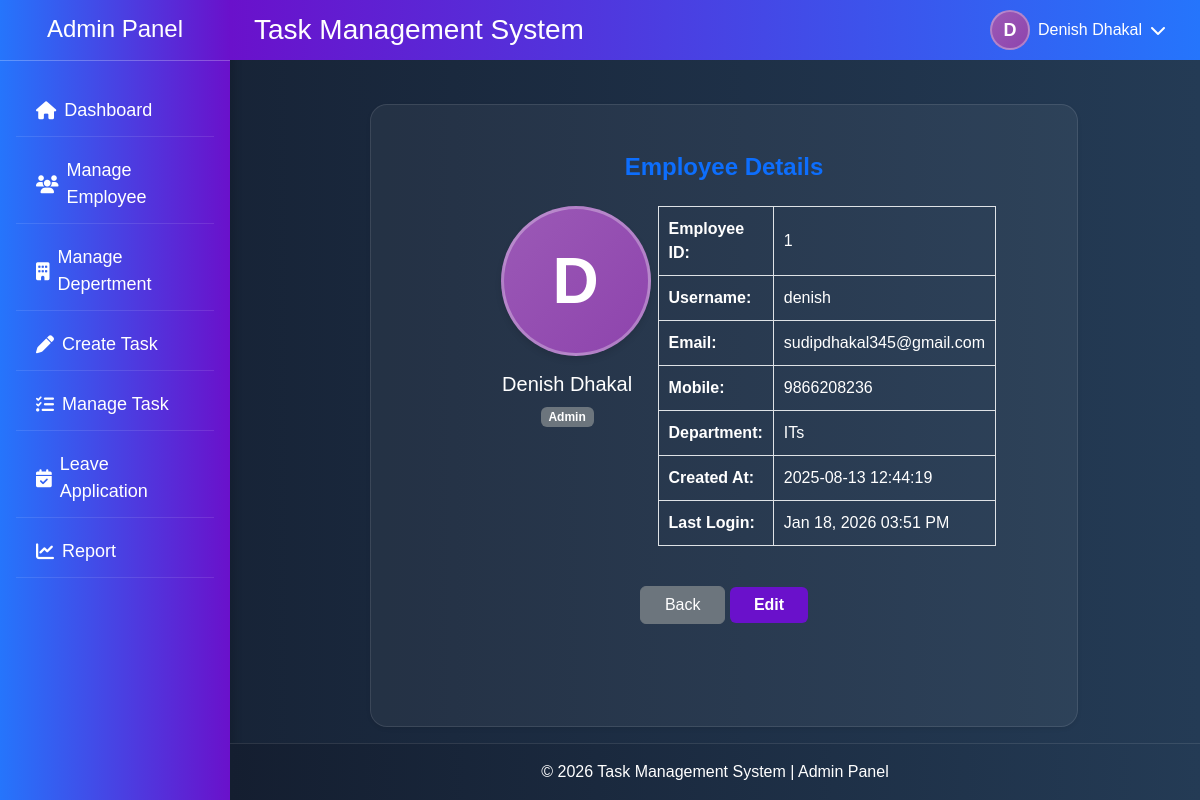
Page /admin/employee/view_employee.php?id=1 (signed in) on the committed database.
### tables this page shows
CREATE TABLE `users` (
  `users_id` int(11) NOT NULL,
  `profile_photo` varchar(255) DEFAULT 'default.png',
  `fullname` varchar(100) DEFAULT NULL,
  `username` varchar(100) DEFAULT NULL,
  `email` varchar(100) DEFAULT NULL,
  `mobile` varchar(15) DEFAULT NULL,
  `password` varchar(255) DEFAULT NULL,
  `role` enum('admin','staff') NOT NULL DEFAULT 'staff',
  `created_at` datetime DEFAULT NULL,
  `last_login` datetime DEFAULT NULL
);

CREATE TABLE `department` (
  `department_id` int(11) NOT NULL,
  `department_name` varchar(100) DEFAULT NULL
);

### admin/employee/view_employee.php (the view, shortened to what this page needs)
<?php
if (isset($_GET['id'])) {
    $user_id = intval($_GET['id']);
    $query = "
        SELECT u.*, d.department_name
        FROM users u
        LEFT JOIN employee_department ed ON u.users_id = ed.users_id
        LEFT JOIN department d ON ed.department_id = d.department_id
        WHERE u.users_id = $user_id
        LIMIT 1
    ";
    $result = mysqli_query($conn, $query);
    if ($result && mysqli_num_rows($result) > 0) {
        $employee = mysqli_fetch_assoc($result);
    } else {
        echo "<div class='alert alert-danger text-center'>Employee not found.</div>";
        exit;
    }
} else {
    echo "<div class='alert alert-danger text-center'>Invalid request.</div>";
    exit;
}
?>
<div class="container-fluid py-5 card employee_view">
  <div class="row justify-content-center">
    <div class="col-md-8">
      <h4 class="text-center mb-4 text-primary fw-bold">Employee Details</h4>
      <div class="row mb-4">
        <div class="col-md-4 text-center">
          <?php
          $firstLetter = !empty($employee['fullname']) ? strtoupper(substr(trim($employee['fullname']), 0, 1)) : '?';
          ?>
          <div class="employee-avatar">
            <?php echo htmlspecialchars($firstLetter); ?>
          </div>
          <h5 class="mt-3"><?php echo $employee['fullname']; ?></h5>
          <span class="badge bg-secondary"><?php echo ucfirst($employee['role']); ?></span>
        </div>
        <div class="col-md-8">
          <table class="table table-bordered employee-table">
            <tr><th class="w-25">Employee ID:</th><td><?php echo $employee['users_id']; ?></td></tr>
            <tr><th>Username:</th><td><?php echo $employee['username']; ?></td></tr>
            <tr><th>Email:</th><td><?php echo $employee['email']; ?></td></tr>
            <tr><th>Mobile:</th><td><?php echo $employee['mobile']; ?></td></tr>
            <tr><th>Department:</th><td><?php echo $employee['department_name'] ?? 'N/A'; ?></td></tr>
            <tr><th>Created At:</th><td><?php echo $employee['created_at']; ?></td></tr>
            <tr><th>Last Login:</th>
                <td>
                    <?php
                    if (!empty($employee['last_login']) && $employee['last_login'] != '0000-00-00 00:00:00') {
                        echo date('M j, Y h:i A', strtotime($employee['last_login']));
                    } else {
                        echo '<span class="text-muted">Never</span>';
                    }
                    ?>
                </td>
            </tr>
          </table>
        </div>
      </div>
      <div class="text-center">
        <a href="manage_employee.php" class="btn btn-secondary px-4">Back</a>
        <a href="edit_employee.php?id=<?php echo $employee['users_id']; ?>" class="btn btn-primary px-4">Edit</a>
      </div>
    </div>
  </div>
</div>

### assets/css/style.css (style rules this page uses)
html, body { height: 100%; margin: 0; padding: 0; }
body { display: flex; flex-direction: column; min-height: 100vh; padding: 0; font-family: Arial, sans-serif; background: linear-gradient(to right, #141e30, #243b55); color: white; position: relative; }
.btn-primary { background-color: #6a11cb; border: none; font-weight: bold; }
.card { background: rgba(255, 255, 255, 0.05) !important; border: 1px solid rgba(255, 255, 255, 0.1); box-shadow: 0 4px 20px rgba(0, 0, 0, 0.2); border-radius: 17px; color: white; box-shadow: 0 0.125rem 0.25rem rgba(0, 0, 0, 0.075); margin-bottom: 1rem; }
.employee_view { background: linear-gradient(to right, #141e30, #243b55); width: 59vw; margin-left: 370px; margin-top: 104px; height: 80vh; }
.employee-table { background-color: transparent; }
.employee-table th, .employee-table td { background-color: transparent !important; color: #fff; padding: 10px; vertical-align: middle; }
.employee-avatar { flex-shrink: 0; }

### admin/employee/view_employee.php (style rules this page uses)
.employee-table { background-color: transparent; }
.employee-table th, .employee-table td { background-color: transparent !important; color: #fff; padding: 10px; vertical-align: middle; }
.employee_view { background: linear-gradient(to right, #141e30, #243b55); width: 59vw; margin-left: 370px; margin-top: 104px; height: 80vh; }
.employee-avatar { width: 150px; height: 150px; border-radius: 50%; background: linear-gradient(135deg, #9b59b6, #8e44ad); display: flex; align-items: center; justify-content: center; color: white; font-weight: bold; font-size: 64px; border: 3px solid rgba(255,255,255,0.3); box-shadow: 0 4px 6px rgba(0,0,0,0.1); margin: 0 auto; }

### rows in the picture
users: fullname "D", fullname "Denish Dhakal", role "Admin", users_id "1", username "denish", email "sudipdhakal345@gmail.com", mobile "9866208236", department.department_name "ITs", created_at "2025-08-13 12:44:19", last_login "Jan 18, 2026 03:51 PM"

### other values in the picture
$firstLetter "D"
$loggedInName "Denish Dhakal"
